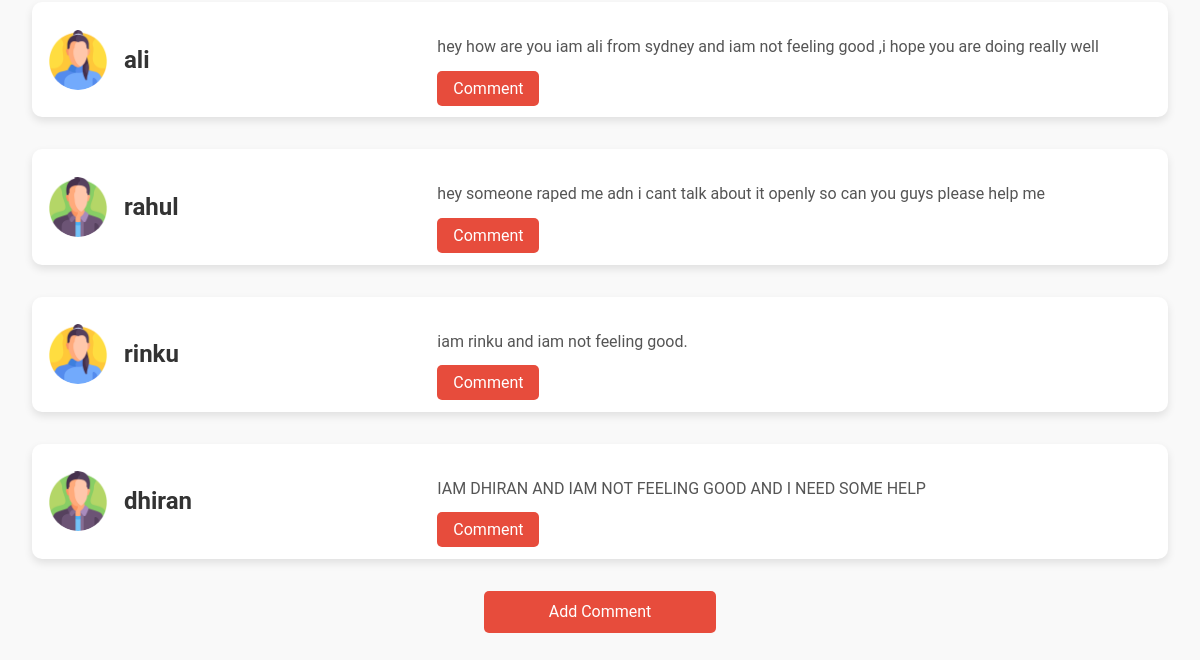
The page /story/ (lower part) on the database as committed earlier.
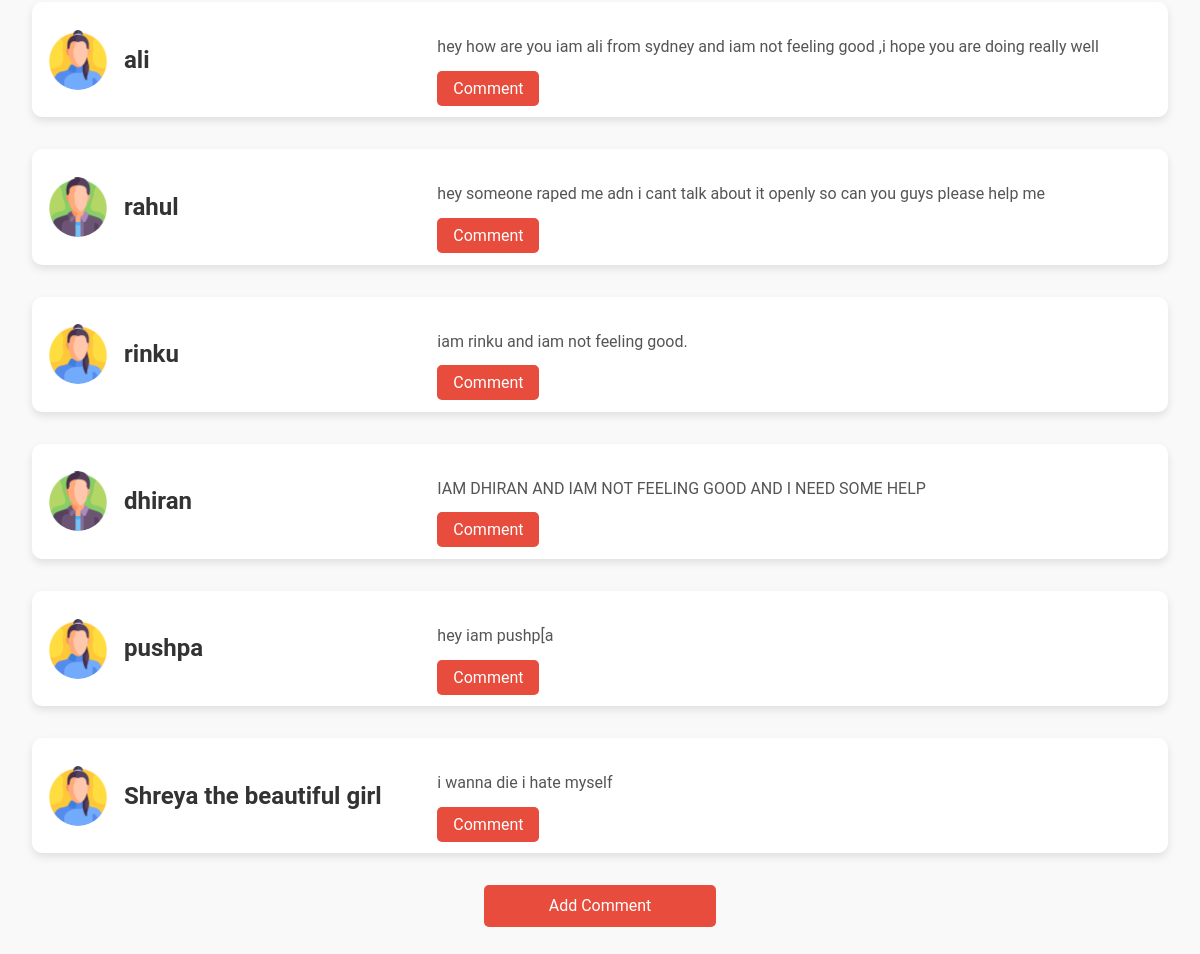
The same page on the database as committed later.
### homepage/models.py (models this page shows, shortened)
class share(models.Model):
    Name = models.CharField(max_length=30)
    Email = models.EmailField(max_length=100)
    Gender = [
        ('M','male'),
        ('F','Female')
    ]
    Options = [
        ('Y','yes'),
        ('N','no')
    ]
    gender = models.CharField(max_length=1,choices=Gender)
    id = models.UUIDField(default=uuid.uuid4, unique=True,primary_key=True, editable=False)
    Location = models.CharField(blank=False,max_length=100)
    Privacy= models.CharField(max_length=1,choices=Options)
    Story = models.TextField(blank=False)
    Comtot = models.IntegerField(default=0,null=True,blank=True)

### homepage/views.py (the view)
# urls.py: path('story/',views.story,name = 'story'),
def story(request):
    dataBase = share.objects.filter(Privacy='Y')
    y = {'data':dataBase}
    return render(request,'homepage/story.html',y)

### homepage/templates/homepage/story.html (shortened to what this page needs)
<!DOCTYPE html>
{% load static %}
<html>
    <head>
        <link rel="stylesheet" href="{% static 'story.css' %}">
    </head>
    <body>
        {% include 'homepage/navbar.html' %}
        <div class="master">
            {% for i in data %}
            <div class="story-card">
                <div class="photo-section">
                    {% if i.gender == 'M' %}
                        <img src="{% static 'man.png' %}" class="icon">
                    {% elif i.gender == 'F' %}
                        <img src="{% static 'woman.png' %}" class="icon">
                    {% endif %}
                    <h2 class="title">{{ i.Name }}</h2>
                </div>
                <div class="content-section">
                    <p class="par">{{ i.Story }}</p>
                    <a class="comment" href="{% url 'comment' i.id %}">Comment</a>
                </div>
            </div>
            {% endfor %}
            <a class="commentform" href="{% url 'newform' %}">Add Comment</a>
        </div>
    </body>
</html>

### homepage/templates/homepage/navbar.html (shortened to what this page needs)
<!DOCTYPE html>
{%load static%}
<html>
    <head>
        <link rel="stylesheet" href="{% static 'styles.css' %}">
    </head>
    <body>
        </body>

### static/story.css (style rules this page uses)
body { font-family: 'Roboto', sans-serif; background-color: #f4f4f4; margin: 0; padding: 0; }
.master { max-width: 1200px; margin: 2rem auto; padding: 2rem; }
.story-card { display: flex; align-items: center; gap: 2rem; background-color: #fff; padding: 1rem; border-radius: 10px; box-shadow: 0 4px 8px rgba(0, 0, 0, 0.1); margin-bottom: 2rem; }
.photo-section { flex: 1; display: flex; align-items: center; gap: 1rem; }
.icon { width: 60px; height: 60px; border-radius: 50%; }
.title { font-size: 1.5rem; color: #333; }
.content-section { flex: 2; }
.par { font-size: 1rem; color: #555; margin-bottom: 1rem; }
.comment { background-color: #e74c3c; color: #fff; padding: 0.5rem 1rem; border-radius: 5px; text-decoration: none; transition: background-color 0.3s; }
.commentform { display: block; background-color: #e74c3c; color: #fff; padding: 0.5rem 1rem; border-radius: 5px; text-decoration: none; transition: background-color 0.3s; text-align: center; margin: 2rem auto; max-width: 200px; }

### static/styles.css (style rules this page uses)
body { font-family: 'Roboto', sans-serif; margin: 0; padding: 0; background-color: #f9f9f9; line-height: 1.6; }

Rows that differ between the two databases and show on the page:
added share: Name "pushpa", Story "hey iam pushp[a"
added share: Name "Shreya the beautiful girl", Story "i wanna die i hate myself"
